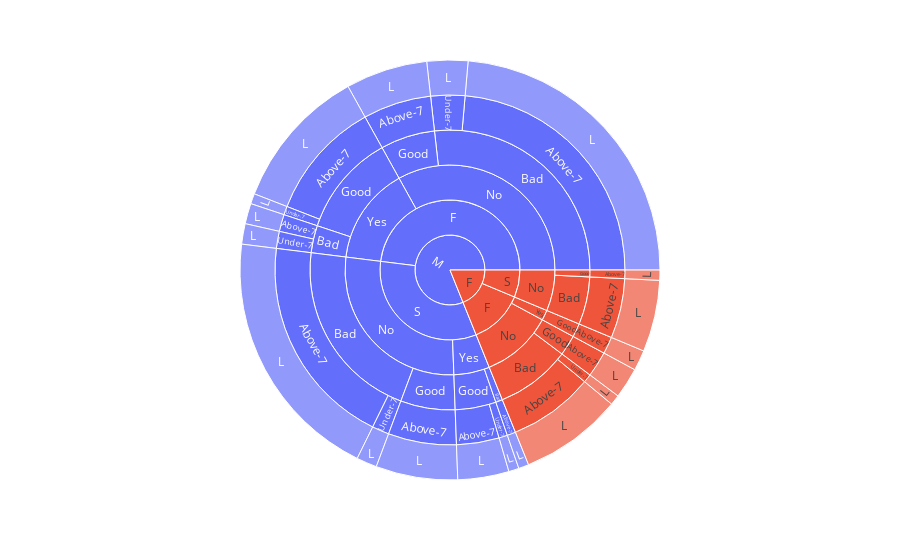

This figure's notebook cell:
### Code cell
fig = px.sunburst(Class_L, path=["gender",'Semester',
                                    'ParentAnsweringSurvey','ParentschoolSatisfaction','StudentAbsenceDays', 'Class'])
fig.show()

### Figure 1 — Plotly figure (JSON) as saved in the notebook; plotly's stock layout.template omitted (floating-point values rounded to 4 significant figures)
{"data": [{"branchvalues": "total", "domain": {"x": [0, 1], "y": [0, 1]}, "hovertemplate": "labels=%{label}<br>count=%{value}<br>parent=%{parent}<br>id=%{id}<extra></extra>", "ids": ["F/F/No/Bad/Above-7/L", "M/F/No/Bad/Above-7/L", "F/S/No/Bad/Above-7/L", "M/S/No/Bad/Above-7/L", "M/F/Yes/Bad/Above-7/L", "M/S/Yes/Bad/Above-7/L", "F/F/No/Good/Above-7/L", "M/F/No/Good/Above-7/L", "F/S/No/Good/Above-7/L", "M/S/No/Good/Above-7/L", "F/F/Yes/Good/Above-7/L", "M/F/Yes/Good/Above-7/L", "M/S/Yes/Good/Above-7/L", "F/F/No/Bad/Under-7/L", "M/F/No/Bad/Under-7/L", "M/S/No/Bad/Under-7/L", "M/F/Yes/Bad/Under-7/L", "M/F/Yes/Good/Under-7/L", "M/S/Yes/Good/Under-7/L", "F/F/No/Bad/Above-7", "M/F/No/Bad/Above-7", "F/S/No/Bad/Above-7", "M/S/No/Bad/Above-7", "M/F/Yes/Bad/Above-7", "M/S/Yes/Bad/Above-7", "F/F/No/Good/Above-7", "M/F/No/Good/Above-7", "F/S/No/Good/Above-7", "M/S/No/Good/Above-7", "F/F/Yes/Good/Above-7", "M/F/Yes/Good/Above-7", "M/S/Yes/Good/Above-7", "F/F/No/Bad/Under-7", "M/F/No/Bad/Under-7", "M/S/No/Bad/Under-7", "M/F/Yes/Bad/Under-7", "M/F/Yes/Good/Under-7", "M/S/Yes/Good/Under-7", "F/F/No/Bad", "M/F/No/Bad", "F/S/No/Bad", "M/S/No/Bad", "M/F/Yes/Bad", "M/S/Yes/Bad", "F/F/No/Good", "M/F/No/Good", "F/S/No/Good", "M/S/No/Good", "F/F/Yes/Good", "M/F/Yes/Good", "M/S/Yes/Good", "F/F/No", "M/F/No", "F/S/No", "M/S/No", "F/F/Yes", "M/F/Yes", "M/S/Yes", "F/F", "M/F", "F/S", "M/S", "F", "M"], "labels": ["L", "L", "L", "L", "L", "L", "L", "L", "L", "L", "L", "L", "L", "L", "L", "L", "L", "L", "L", "Above-7", "Above-7", "Above-7", "Above-7", "Above-7", "Above-7", "Above-7", "Above-7", "Above-7", "Above-7", "Above-7", "Above-7", "Above-7", "Under-7", "Under-7", "Under-7", "Under-7", "Under-7", "Under-7", "Bad", "Bad", "Bad", "Bad", "Bad", "Bad", "Good", "Good", "Good", "Good", "Good", "Good", "Good", "No", "No", "No", "No", "Yes", "Yes", "Yes", "F", "F", "S", "S", "F", "M"], "name": "", "parents": ["F/F/No/Bad/Above-7", "M/F/No/Bad/Above-7", "F/S/No/Bad/Above-7", "M/S/No/Bad/Above-7", "M/F/Yes/Bad/Above-7", "M/S/Yes/Bad/Above-7", "F/F/No/Good/Above-7", "M/F/No/Good/Above-7", "F/S/No/Good/Above-7", "M/S/No/Good/Above-7", "F/F/Yes/Good/Above-7", "M/F/Yes/Good/Above-7", "M/S/Yes/Good/Above-7", "F/F/No/Bad/Under-7", "M/F/No/Bad/Under-7", "M/S/No/Bad/Under-7", "M/F/Yes/Bad/Under-7", "M/F/Yes/Good/Under-7", "M/S/Yes/Good/Under-7", "F/F/No/Bad", "M/F/No/Bad", "F/S/No/Bad", "M/S/No/Bad", "M/F/Yes/Bad", "M/S/Yes/Bad", "F/F/No/Good", "M/F/No/Good", "F/S/No/Good", "M/S/No/Good", "F/F/Yes/Good", "M/F/Yes/Good", "M/S/Yes/Good", "F/F/No/Bad", "M/F/No/Bad", "M/S/No/Bad", "M/F/Yes/Bad", "M/F/Yes/Good", "M/S/Yes/Good", "F/F/No", "M/F/No", "F/S/No", "M/S/No", "M/F/Yes", "M/S/Yes", "F/F/No", "M/F/No", "F/S/No", "M/S/No", "F/F/Yes", "M/F/Yes", "M/S/Yes", "F/F", "M/F", "F/S", "M/S", "F/F", "M/F", "M/S", "F", "M", "F", "M", "", ""], "type": "sunburst", "values": [10, 30, 7, 25, 2, 1, 3, 8, 1, 8, 2, 14, 5, 1, 4, 2, 2, 1, 1, 10, 30, 7, 25, 2, 1, 3, 8, 1, 8, 2, 14, 5, 1, 4, 2, 2, 1, 1, 11, 34, 7, 27, 4, 1, 3, 8, 1, 8, 2, 15, 6, 14, 42, 8, 35, 2, 19, 7, 16, 61, 8, 42, 24, 103]}], "layout": {"legend": {"tracegroupgap": 0}, "margin": {"t": 60}}}
